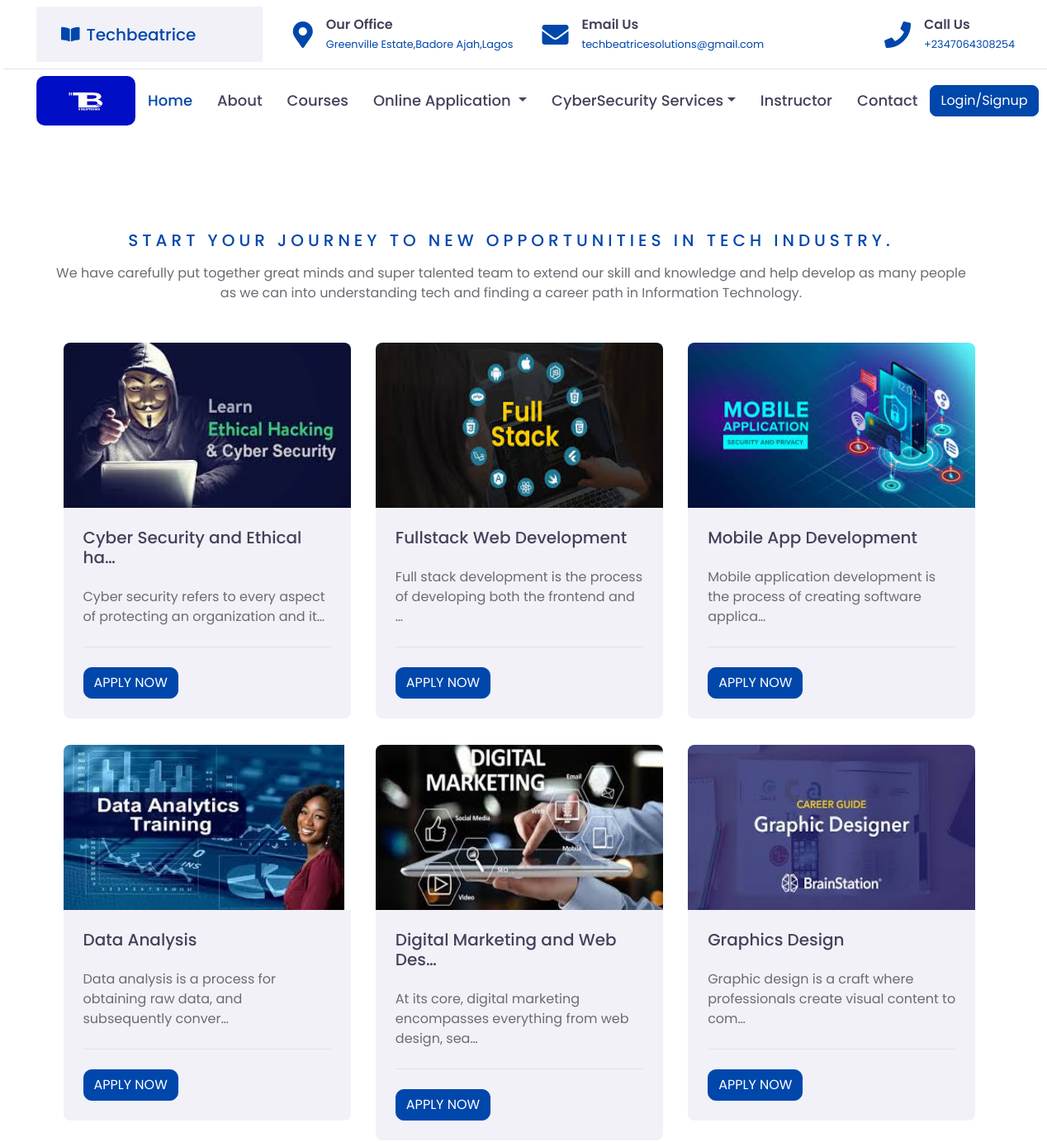
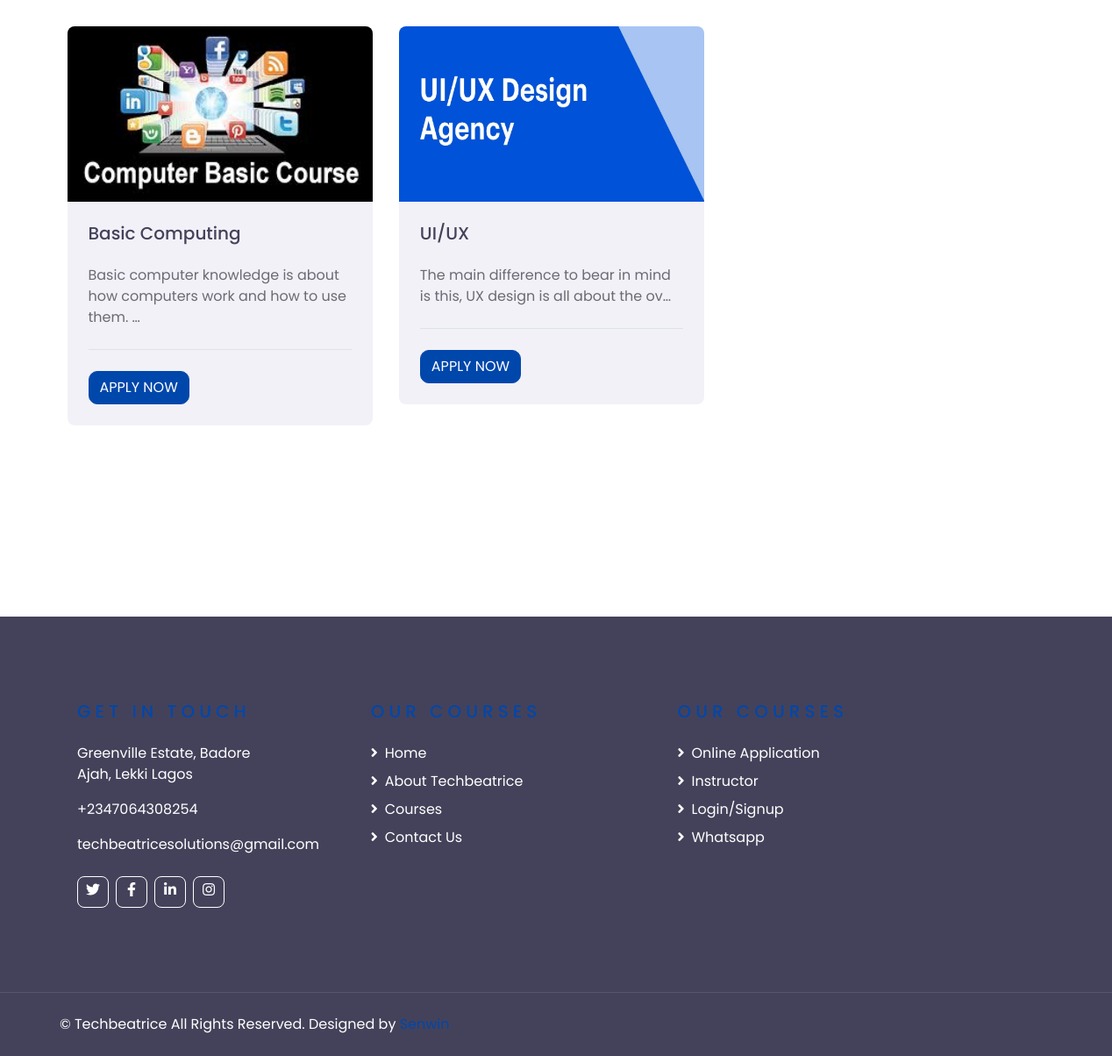
The app's page /techbeatrice_courses/ with its own data (2 pictures, top to bottom).
### techbeatrice/models.py (models this page shows, shortened)
class Courses(models.Model):
    courses_title = models.CharField(max_length =255, blank=True, null=True)
    courses_description = models.TextField()
    courses_img = models.ImageField(upload_to ='courses_img/',blank=True,null=True)
    courses_slug = models.SlugField (max_length =255,blank=True, null=True)
    courses_publish_date = models.DateTimeField (auto_now_add= True)
    courses_author = models.ForeignKey(User, on_delete=models.CASCADE)
    class Meta:
        ordering =['-courses_publish_date']

### techbeatrice/views.py (the view)
# urls.py: path('techbeatrice_courses/', Techbeatrice_Courses.as_view(), name='techbeatrice_courses'),
class Techbeatrice_Courses(ListView):
    model = Courses
    template_name = 'techbeatrice/courses.html'

### templates/techbeatrice/courses.html (shortened to what this page needs)
{% extends "base.html" %}
{% load static %}
{% block content %}
<div class="container-fluid py-5">
    <div class="container py-5">
        <div class="text-center mb-5">
            <h5 class="text-primary text-uppercase mb-3" style="letter-spacing: 5px;">Start your journey to new opportunities in tech industry.</h5>
            <p>We have carefully put together great minds and super talented team to extend our skill and knowledge and help develop as many people as we can
            into understanding tech and finding a career path in Information Technology.</p>
        </div>
            <div class="row">
            {% for post in object_list %}
                <div class="col-lg-4 col-md-6 mb-4">
                     <div class="rounded overflow-hidden mb-2">
                        <img class="img-fluid" src="{{ post.courses_img.url }}"style="height:200px;"alt="">
                    <div class="bg-secondary p-4">
                    <a class="h5" href="{% url 'enroll_application' %}">{{ post.courses_title|truncatechars:30}}</a><br><br>
                    <p>{{ post.courses_description |truncatechars:75}}</p>
                    <div class="border-top mt-4 pt-4">
                        <div class="d-flex justify-content-between">
                            <a href="{% url 'enroll_application' %}" class="btn btn-primary"style="border-radius: 10px;">APPLY NOW</a>
                        </div>
                    </div>
                 </div>
             </div>
            </div>
            {% endfor %}
        </div>
    </div>
</div>
{% endblock %}

### records on screen
Courses: courses_img (picture), courses_title "Cyber Security and Ethical ha…", courses_description "Cyber security refers to every aspect of protecting an organization and it…"
Courses: courses_img (picture), courses_title "Fullstack Web Development", courses_description "Full stack development is the process of developing both the frontend and …"
Courses: courses_img (picture), courses_title "Mobile App Development", courses_description "Mobile application development is the process of creating software applica…"
Courses: courses_img (picture), courses_title "Data Analysis", courses_description "Data analysis is a process for obtaining raw data, and subsequently conver…"
Courses: courses_img (picture), courses_title "Digital Marketing and Web Des…", courses_description "At its core, digital marketing encompasses everything from web design, sea…"
Courses: courses_img (picture), courses_title "Graphics Design", courses_description "Graphic design is a craft where professionals create visual content to com…"
Courses: courses_img (picture), courses_title "Basic Computing", courses_description "Basic computer knowledge is about how computers work and how to use them. …"
Courses: courses_img (picture), courses_title "UI/UX", courses_description "The main difference to bear in mind is this, UX design is all about the ov…"
